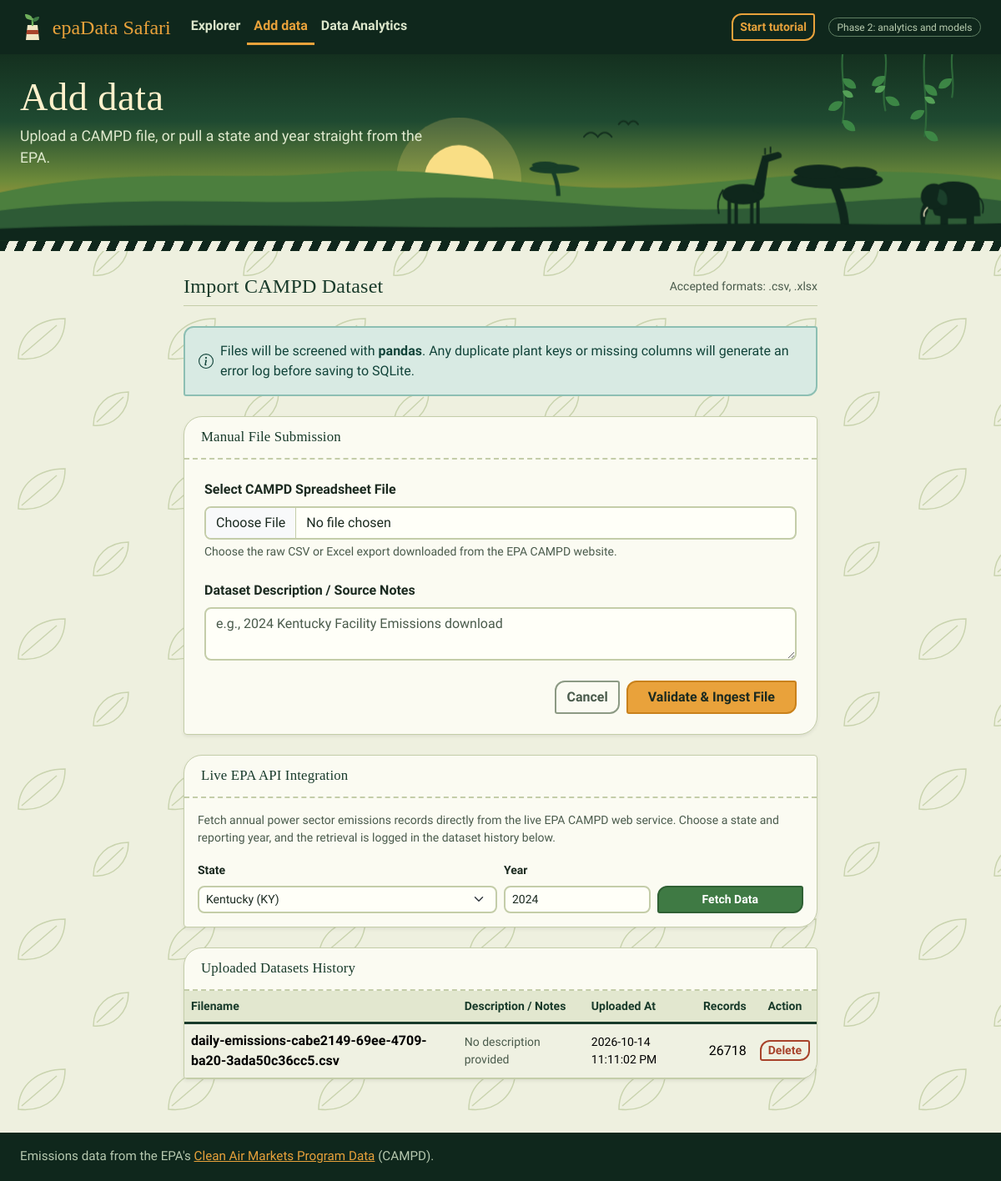
Before: /upload with the older database file.
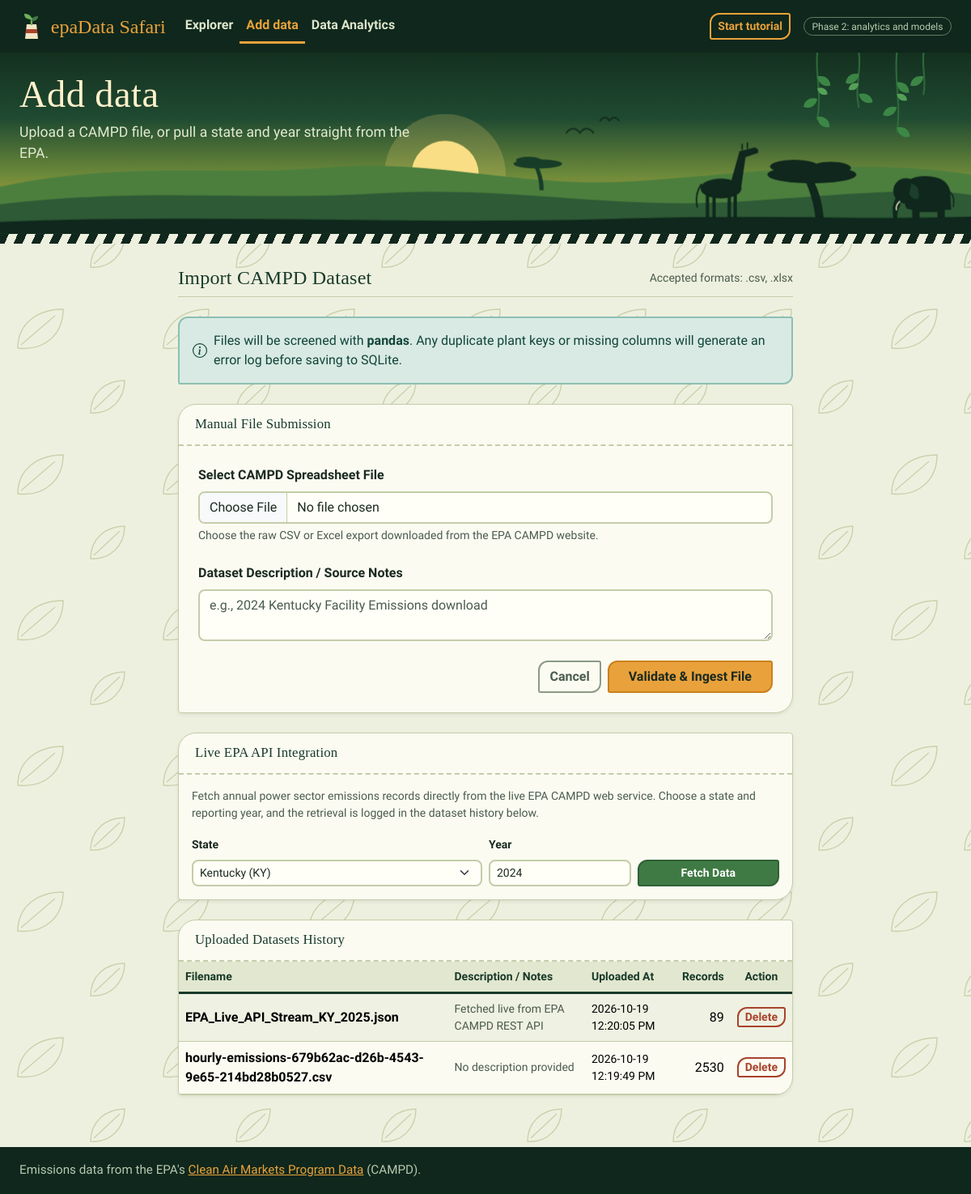
After: the same page with the newer database file.
### models.py (models this page shows)
class UploadedDataset(db.Model):
    __tablename__ = 'uploaded_datasets'
    id = db.Column(db.Integer, primary_key=True)
    filename = db.Column(db.String(255), nullable=False)
    notes = db.Column(db.String(500))
    upload_time = db.Column(db.String(50), nullable=False)
    row_count = db.Column(db.Integer, default=0)

### app.py (the view, shortened to what this page needs)
@app.route("/upload", methods=['GET', 'POST'])
def upload():
    datasets = UploadedDataset.query.order_by(UploadedDataset.id.desc()).all()
    return render_template("upload.html", datasets=datasets)

### app.py (called while the page is built)
@app.context_processor
def inject_helpers():
    def url_with(**overrides):
        args = {k: v for k, v in request.args.items() if v != ""}
        for key, value in overrides.items():
            if value is None:
                args.pop(key, None)
            else:
                args[key] = value
        return url_for("index", **cast(Any, args))
    return {"us_states": US_STATES, "url_with": url_with}

### templates/upload.html (shortened to what the changed rows need)
{% extends "base.html" %}
{% set active = 'upload' %}
{% set hero_size = 'compact' %}
{% set hero_title = 'Add data' %}
{% set hero_sub = 'Upload a CAMPD file, or pull a state and year straight from the EPA.' %}
{% block content %}
<div class="row justify-content-center">
    <div class="col-lg-8">
        <div class="d-flex align-items-center justify-content-between border-bottom pb-2 mb-4">
            <h2 class="h4 mb-0">Import CAMPD Dataset</h2>
        </div>
        <div class="card shadow-sm border mt-4"
             data-bs-toggle="tooltip"
             title="View and manage all datasets currently stored in SQLite."
             data-intro="Step 4: Dataset Management. Every uploaded file is logged here with its timestamp and row count. Click Delete to remove a specific dataset and its records from the database."
             data-step="4">
            <div class="table-responsive">
                <table class="table table-hover table-striped mb-0 align-middle">
                    <thead class="table-light small text-uppercase">
                        <tr>
                            <th>Filename</th>
                            <th>Description / Notes</th>
                            <th>Uploaded At</th>
                            <th class="text-end">Records</th>
                            <th class="text-center">Action</th>
                        </tr>
                    </thead>
                    <tbody>
                        {% if datasets %}
                            {% for ds in datasets %}
                            <tr>
                                <td class="fw-bold">{{ ds.filename }}</td>
                                <td class="text-muted small">{{ ds.notes }}</td>
                                <td class="mono-num small">{{ ds.upload_time }}</td>
                                <td class="text-end mono-num">{{ ds.row_count }}</td>
                                <td class="text-center">
                                    <form action="/delete_dataset/{{ ds.id }}" method="POST" class="d-inline" onsubmit="return confirm('Delete {{ ds.filename }} and all associated records?');">
                                        <button type="submit" class="btn btn-outline-danger btn-sm py-0">Delete</button>
                                    </form>
                                </td>
                            </tr>
                            {% endfor %}
                        {% else %}
                            <tr>
                                <td colspan="5" class="text-center text-muted py-4">
                                    No datasets uploaded yet.
                                </td>
                            </tr>
                        {% endif %}
                    </tbody>
                </table>
            </div>
        </div>
    </div>
</div>
{% endblock %}

Changed rows visible on the page:
added UploadedDataset: filename "EPA_Live_API_Stream_KY_2025.json", notes "Fetched live from EPA CAMPD REST API", upload_time "2026-10-19 12:20:05 PM", row_count "89"
changed UploadedDataset "No description provided": filename "daily-emissions-cabe2149-69ee-4709-ba20-3ada50c36cc5.csv" → "hourly-emissions-679b62ac-d26b-4543-9e65-214bd28b0527.csv"; upload_time "2026-10-14 11:11:02 PM" → "2026-10-19 12:19:49 PM"; row_count "26718" → "2530"
